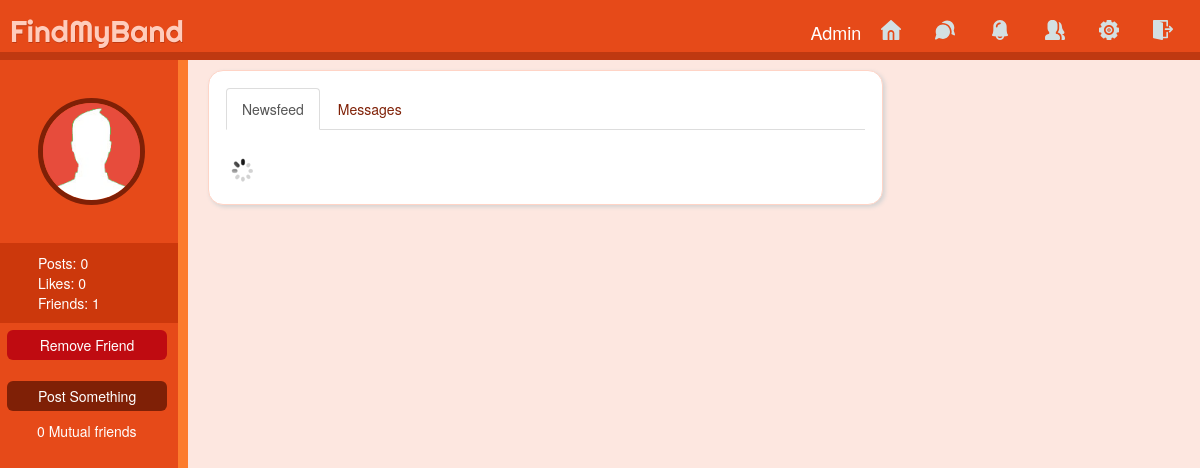
Screenshot of /profile.php?profile_username=Dhiraj (signed in) with the database file from the repository.
### tables this page shows
CREATE TABLE `users` (
  `id` int(11) NOT NULL,
  `first_name` varchar(25) NOT NULL,
  `last_name` varchar(25) NOT NULL,
  `user_email` varchar(100) NOT NULL,
  `password` varchar(255) NOT NULL,
  `username` varchar(100) NOT NULL,
  `signup_date` date NOT NULL,
  `profile_pic` varchar(255) NOT NULL,
  `num_posts` int(11) NOT NULL,
  `num_likes` int(11) NOT NULL,
  `user_closed` varchar(3) NOT NULL,
  `friend_array` text NOT NULL
);

### includes/classes/Notification.php (called while the page is built, shortened)
<?php
class Notification
{
    private $user_obj;
    private $con;
    public function __construct($con, $user){
        $this->con = $con;
        $this->user_obj = new User($con, $user);
    }
    public function GetUnreadNumber()
    {
      $userLoggedIn = $this->user_obj->getUsername();
      $query = mysqli_query($this->con,"SELECT * FROM notifications WHERE viewed='no' AND user_to='$userLoggedIn'");
      return mysqli_num_rows($query);
    }
}
?>

### includes/classes/User.php (called while the page is built, shortened)
<?php
class User
{
    private $user;
    private $con;
    public function __construct($con, $user)
    {
        $this->con = $con;
        $user_details_query = mysqli_query($con, "SELECT * FROM users WHERE username='$user'");
        $this->user = mysqli_fetch_array($user_details_query);
    }
    public function getUsername()
    {
        return $this->user['username'];
    }
    public function isClosed()
    {
        $username = $this->user['username'];
        $query = mysqli_query($this->con, "SELECT user_closed FROM users WHERE username='$username'");
        $row = mysqli_fetch_array($query);
        if ($row['user_closed'] == 'yes') {
            return true;
        } else {
            return false;
        }
    }
    public function isFriend($username_to_check)
    {
        $usernameComma = "," . $username_to_check . ",";
        if ((strstr($this->user['friend_array'], $usernameComma) || $username_to_check == $this->user['username'])) {
            return true;
        } else {
            return false;
        }
    }
    public function getMutualFriends($user_to_check) {
		$mutualFriends = 0;
		$user_array = $this->user['friend_array'];
		$user_array_explode = explode(",", $user_array);
		$query = mysqli_query($this->con, "SELECT friend_array FROM users WHERE username='$user_to_check'");
		$row = mysqli_fetch_array($query);
		$user_to_check_array = $row['friend_array'];
		$user_to_check_array_explode = explode(",", $user_to_check_array);
		return $mutualFriends;
	}
}

### includes/classes/Message.php (called while the page is built, shortened)
<?php
class Message
{
    public function __construct($con, $user){
        $this->user_obj = new User($con, $user);
    }
}
?>

### profile.php (the view, shortened to what this page needs)
<?php
if($_GET['profile_username'] == 'Admin'){
	include("includes/adminheader.php") ;
}
else{
include("includes/header.php");
}
if(isset($_GET['profile_username'])) {
	$username = $_GET['profile_username'];
	$user_details_query = mysqli_query($con, "SELECT * FROM users WHERE username='$username'");
	$user_array = mysqli_fetch_array($user_details_query);
	$num_friends = (substr_count($user_array['friend_array'], ",")) - 1;
}
 ?>
 	<div class="profile_left">
 		<img src="<?php echo $user_array['profile_pic']; ?>">
 		<div class="profile_info">
 			<p><?php echo "Posts: " . $user_array['num_posts']; ?></p>
 			<p><?php echo "Likes: " . $user_array['num_likes']; ?></p>
 			<p><?php echo "Friends: " . $num_friends ?></p>
 		</div>
 		<form action="<?php echo $username; ?>" method="POST">
 			<?php
 			$profile_user_obj = new User($con, $username);
 			$logged_in_user_obj = new User($con, $userLoggedIn);
 			if($userLoggedIn != $username) {
 				if($logged_in_user_obj->isFriend($username)) {
 					echo '<input type="submit" name="remove_friend" class="danger" value="Remove Friend"><br>';
 				}
 			}
 			?>
 		</form>
 		<input type="submit" class="deep_orange" data-toggle="modal" data-target="#post_form" value="Post Something">
    <?php
    if($userLoggedIn != $username) {
      echo '<div class="profile_info_bottom">';
        echo $logged_in_user_obj->getMutualFriends($username) . " Mutual friends";
      echo '</div>';
    }
    ?>
 	</div>
	<div class="profile_main_column column">
    <ul class="nav nav-tabs" role="tablist" id="profileTabs">
      <li role="presentation" class="active"><a href="#newsfeed_div" aria-controls="newsfeed_div" role="tab" data-toggle="tab">Newsfeed</a></li>
      <li role="presentation"><a href="#messages_div" aria-controls="messages_div" role="tab" data-toggle="tab">Messages</a></li>
    </ul>
    <div class="tab-content">
      <div role="tabpanel" class="tab-pane fade in active" id="newsfeed_div">
        <img id="loading" src="assets/images/icons/loading.gif">
      </div>
    </div>
	</div>
	</div>
</body>
</html>

### includes/header.php (shortened to what this page needs)
<?php
require 'config/config.php';
include("includes/classes/User.php");
include("includes/classes/Post.php");
include("includes/classes/Message.php");
include("includes/classes/Notification.php");
  if (isset($_SESSION['username'])) {
      $userLoggedIn = $_SESSION['username'];
      $user_details_query = mysqli_query($con, "SELECT * FROM users WHERE username = '$userLoggedIn'");
      $user = mysqli_fetch_array($user_details_query);
  } else {
      header("Location: register.php");
  }
 ?>
 <html>
 <head>
   <link rel="stylesheet" href="assets/css/bootstrap.min.css">
   <link rel="stylesheet" href="assets/css/style.css">
 </head>
 <body>
    <div class="top_bar">
      <div class="logo">
      <a href="index.php">FindMyBand</a>
      </div>
      <nav>
        <?php
        $messages = new Message($con, $userLoggedIn);
        $notifications = new Notification($con, $userLoggedIn);
         ?>
        <a href="<?php echo $userLoggedIn;?>">
          <?php echo $user['username']; ?>
        </a>
        <a href="#"><img src="./assets/icons/home.svg" alt="Home" class="nav-icon"></a>
        <a href="javascript:void(0);" onclick="getDropdownData('<?php echo $userLoggedIn;?>', 'message')"><img src="./assets/icons/chat.svg" alt="Message" class="nav-icon">
        </a>
        <a href="javascript:void(0);" onclick="getDropdownData('<?php echo $userLoggedIn;?>', 'notification')"><img src="./assets/icons/ring.svg" alt="Notifictions" class="nav-icon">
        </a>
        <a href="requests.php"><img src="./assets/icons/user.svg" alt="user" class="nav-icon"></a>
        <a href="#"><img src="./assets/icons/settings.svg" alt="Settings" class="nav-icon"></a>
        <a href="includes/handlers/logout.php"><img src="./assets/icons/exit.svg" alt="Log Out" class="nav-icon"></a>
      </nav>
    </div>
    <div class="wrapper">

### assets/css/style.css (style rules this page uses)
body { background-color: #fde7e0; }
a { color: #7f2006; text-decoration: none; }
.top_bar { width: 100%; height: 60px; background-color: #E64A19; border-bottom: 8px solid #bf3911; min-width: 1050px; margin: 0 0 15px 0; display: inline-flex; position: fixed; z-index: 10; }
.logo a { font-family: 'Righteous', cursive; margin-left: 10px; font-size: 30; position: relative; ; top: 10px; color: #FFCCBC; text-shadow: #bf3911 0.5px 0.5px 0px; }
nav { float: right; right: 2px; position: absolute; margin: 10px; }
nav a { position: relative; color: #FFF; text-decoration: none; font-size: 18px; }
.nav-icon { height: 30px; width: 30px; margin: 10px; padding-bottom: 10px; }
.wrapper { margin: 0 auto; top: 70px; position: relative; padding: 0 10px; width: 75%; min-width: 950px; }
.column { background-color: #FFF; padding: 17px; border: 1px solid #ffd4c6; border-radius: 15px; box-shadow: 2px 2px 4px #D3D3D3; z-index: -1; }
.profile_left { top: -10px; width: 20%; max-width: 240px; min-width: 130px; height: 100%; float: left; position: relative; background-color: #E64A19; border-right: 10px solid #fc7c2d; color: #fff; margin-right: 20px; }
.profile_left img { min-width: 80px; width: 60%; margin: 38px; border: 5px solid #7f2006; border-radius: 100%; }
.profile_info { display: list-item; background-color: #cc380c; width: 100%; padding: 10px 0 10px 0; }
.profile_info p { margin: 0 0 0 38px; word-wrap: break-word; }
.danger { background-color: #E74C3C; }
.danger { background-color: #BF0B11; }
.deep_orange { background-color: #7f2006; }
.profile_left input[type="submit"] { width: 90%; height: 30px; border-radius: 6px; margin: 7px 0 0 7px; border: none; color: #fff; }
.profile_main_column { min-width: 675px; float: left; width: 70%; z-index: -1; }
.profile_info_bottom { margin: 10 0 0 37px; }
.tab-content { margin-top: 25px; }

### profile.php (style rules this page uses)
.wrapper { margin-left: 0px; padding-left: 0px; }

### rows the page displays
users: username "Admin"
users: profile_pic (picture), num_posts "0", num_likes "0", friend_array "1"

### other values shown
$logged_in_user_obj->getMutualFriends($username) "0"
